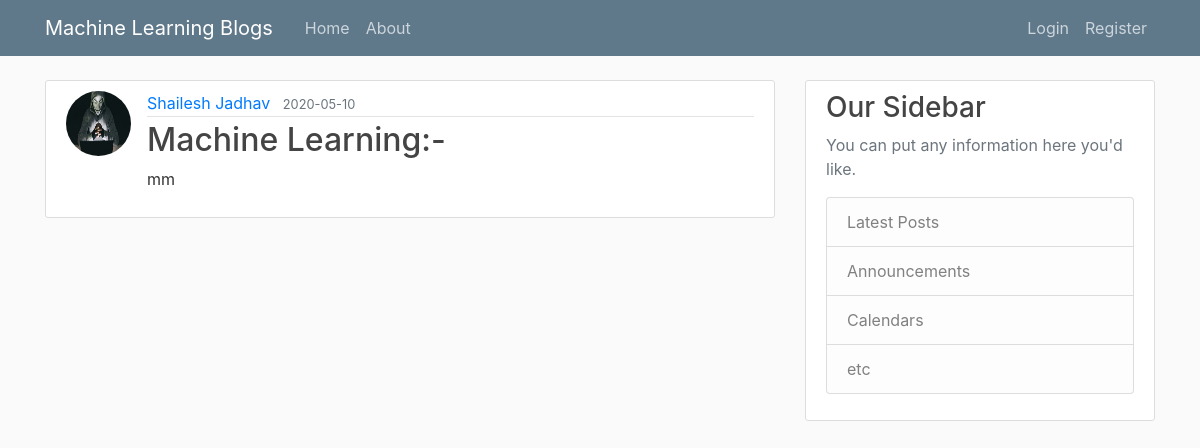
Before: /post/4 with the older database file.
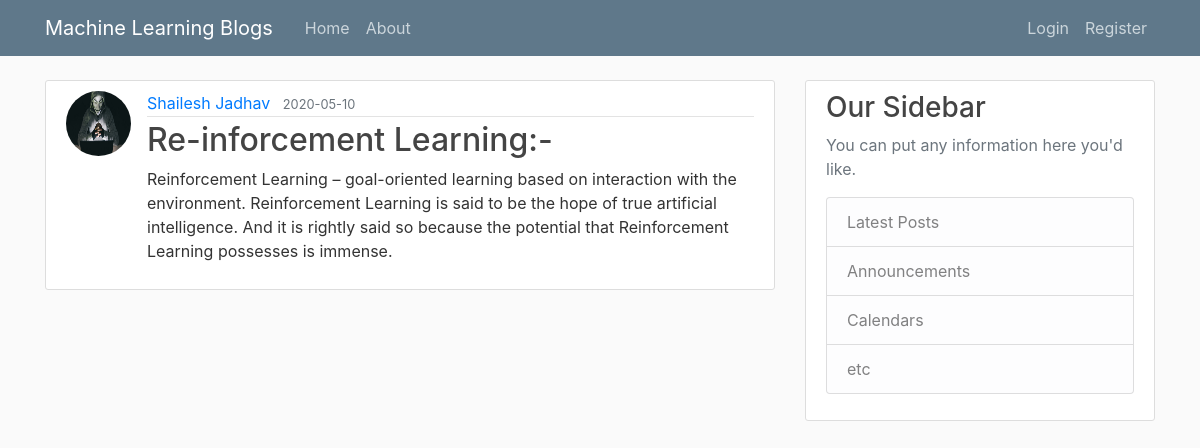
After: the same page with the newer database file.
### Flaskblog/models.py (models this page shows, shortened)
class Post(db.Model):
    id = db.Column(db.Integer, primary_key=True)
    title = db.Column(db.String(100), nullable=False)
    date_posted = db.Column(db.DateTime, nullable=False, default=datetime.utcnow)
    content = db.Column(db.Text, nullable=False)
    user_id = db.Column(db.Integer, db.ForeignKey('user.id'), nullable=False)

### Flaskblog/route.py (the view)
@app.route("/post/<int:post_id>")
def post(post_id):
    post = Post.query.get_or_404(post_id)
    return render_template('post.html', title=post.title, post=post, post_id=post_id)

### Flaskblog/templates/post.html (shortened to what this page needs)
{% extends "layout.html" %}
{% block content %}
  <article class="media content-section">
    <img class="rounded-circle article-img" src="{{ url_for('static', filename='profile_pics/' + post.author.image_file) }}">
    <div class="media-body">
      <div class="article-metadata">
        <a class="mr-2" href="#">{{ post.author.username }}</a>
        <small class="text-muted">{{ post.date_posted.strftime('%Y-%m-%d') }}</small>
      </div>
      <h2 class="article-title">{{ post.title }}</h2>
      <p class="article-content">{{ post.content }}</p>
    </div>
  </article>
{% endblock content %}

Changed rows visible on the page:
changed Post: title "Machine Learning:-" → "Re-inforcement Learning:-"; content "mm" → "Reinforcement Learning – goal-oriented learning based on interaction with the environment. Reinforcement Learning is said to be the hope of true artificial intelligence. And it is rightly said so because the potential that Reinforcement Learning possesses is immense."
